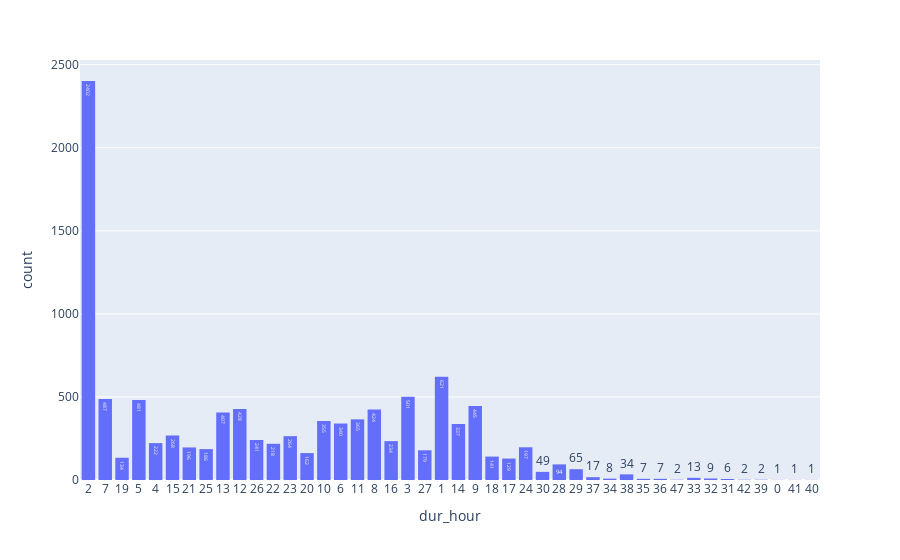

The code cell stored with this chart in its notebook:
### Code cell
px.histogram(data_frame=df , x = "dur_hour",text_auto=True)

### Figure 1 — Plotly figure (JSON) as saved in the notebook; plotly's stock layout.template omitted (floating-point values rounded to 4 significant figures; data arrays with more than 128 entries replaced by an {"elided": "..."} marker saying what was removed)
{"data": [{"alignmentgroup": "True", "bingroup": "x", "hovertemplate": "dur_hour=%{x}<br>count=%{y}<extra></extra>", "legendgroup": "", "marker": {"color": "#636efa", "pattern": {"shape": ""}}, "name": "", "offsetgroup": "", "orientation": "v", "showlegend": false, "texttemplate": "%{value}", "type": "histogram", "x": {"elided": "10682 str values"}, "xaxis": "x", "yaxis": "y"}], "layout": {"barmode": "relative", "legend": {"tracegroupgap": 0}, "margin": {"t": 60}, "xaxis": {"anchor": "y", "domain": [0, 1], "title": {"text": "dur_hour"}}, "yaxis": {"anchor": "x", "domain": [0, 1], "title": {"text": "count"}}}}
